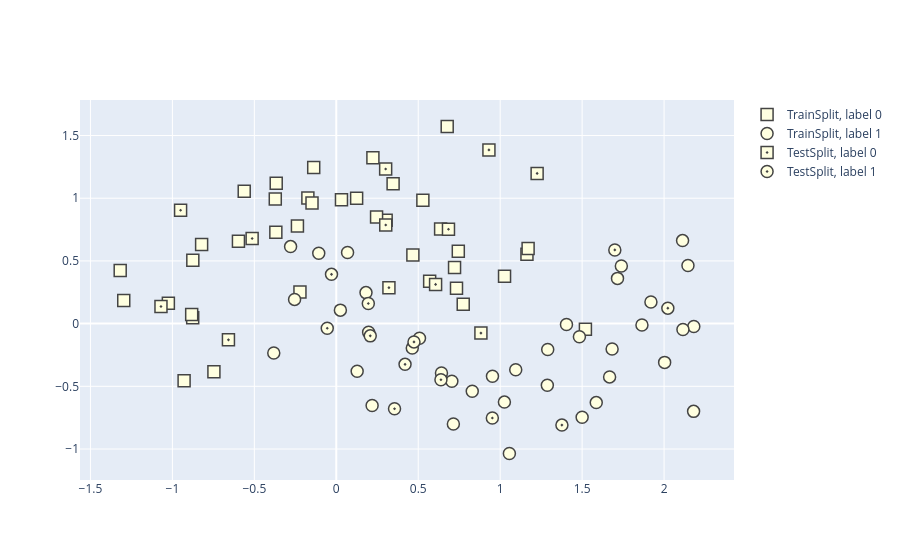

The code cell stored with this chart in its notebook:
### Code cell
fig = go.Figure(data = [
    go.Scatter(
        x=x[y==label, 0], y=x[y==label, 1],
        name=f'{split}Split, label {label}',
        mode = 'markers', marker_symbol=marker
    )
    for x, y, label, split, marker in trace_specs
])
fig.update_traces(
    marker_size=12, marker_line_width=1.5,
    marker_color='lightyellow'
)
fig.show()
